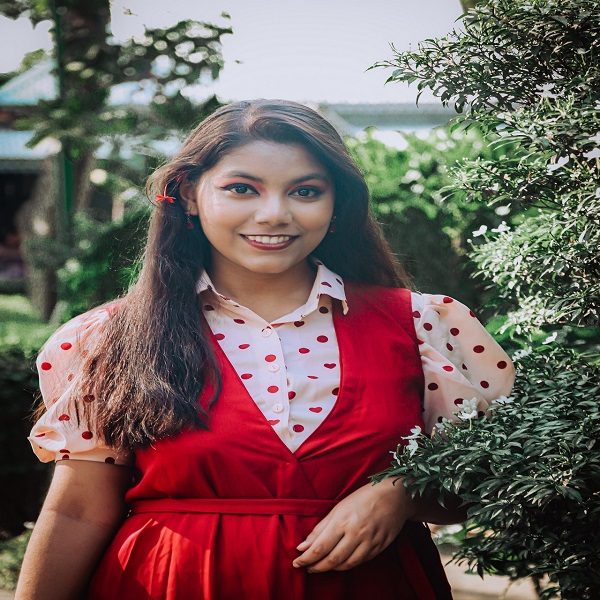
%> input picture Ass1/aurin1.jpg, 600 x 600 px
$ octave A2_190204048.m   (GNU Octave 9; MATLAB toolbox functions it lacks are replaced by stand-ins)
%> lines starting %> are read from the running program, lines starting %| are printed output that depends on the picture
i1 = imread('aurin1.jpg');
%> i1 is the input picture: size 600x600x3 uint8; mean R, G, B 114.3, 93.6, 90.7
i2 = imread('aurin2.JPG');
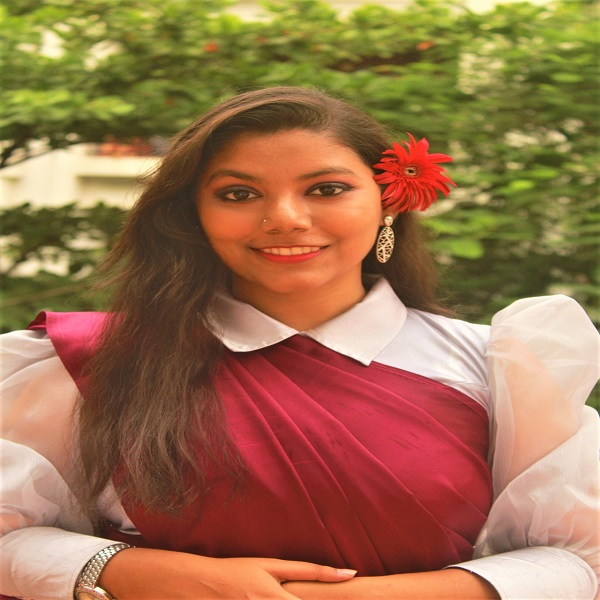
%> input picture Ass1/aurin2.JPG, 600 x 600 px
%> i2 is the input picture: size 600x600x3 uint8; mean R, G, B 157.1, 113.9, 77.6

imshow(i1);
figure;
imshow(i2);

[row, col, ch] = size(i1);
%> row = 600; col = 600; ch = 3
blankimg = uint8(zeros(row, col, ch));

row_height = row / 6;
%> row_height = 100

for i = 1:6
    if mod(i, 2) == 1
        blankimg((i-1)*row_height+1:i*row_height, :, :) = i1((i-1)*row_height+1:i*row_height, :, :);
    else
        blankimg((i-1)*row_height+1:i*row_height, :, :) = i2((i-1)*row_height+1:i*row_height, :, :);
    end
end
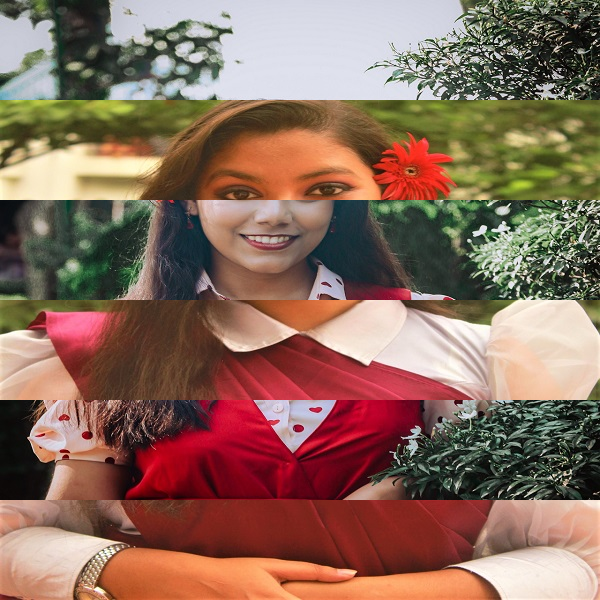
%> blankimg: size 600x600x3 uint8; mean R, G, B 139.5, 107.2, 92.2

figure;
imshow(blankimg);
imwrite(blankimg,'output.jpg');
